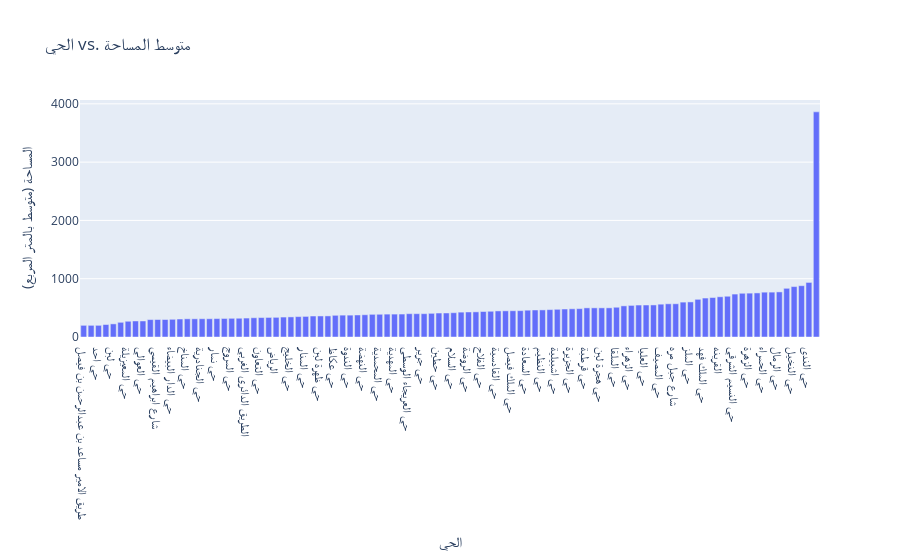

Notebook code for this chart:
### Code cell
# السعر الاجمالي
# المساحة
mean_area = villas.groupby('الحي')['المساحة'].mean().sort_values().reset_index()

fig = px.bar(mean_area, x='الحي', y='المساحة', labels={'الحي': 'الحي', 'المساحة': 'المساحة (متوسط بالمتر المربع)'}, title='الحي vs. متوسط المساحة')
fig.show()

### Figure 1 — Plotly figure (JSON) as saved in the notebook; plotly's stock layout.template omitted (floating-point values rounded to 4 significant figures)
{"data": [{"alignmentgroup": "True", "hovertemplate": "الحي=%{x}<br>المساحة (متوسط بالمتر المربع)=%{y}<extra></extra>", "legendgroup": "", "marker": {"color": "#636efa", "pattern": {"shape": ""}}, "name": "", "offsetgroup": "", "orientation": "v", "showlegend": false, "textposition": "auto", "type": "bar", "x": [" طريق الامير مساعد بن عبدالرحمن بن فيصل ", " حي العريجاء الغربية ", " حي احد ", " حي العريجاء الغربي ", " حي لبن ", " حي الملقا7541 ", " حي المعيزيلة ", " حي الحزم ", " حي العوالي ", " حي طيبة ", " شارع ابراهيم القيسي ", " حي الاسكان ", " حي الدار البيضاء ", " حي بدر ", " حي المناخ ", " حي ظهرة البديعة ", " حي الجنادرية ", " حي المونسية ", " حي نمار ", " حي اليرموك ", " حي المروج ", " حي طويق ", " الطريق الدائري الغربي ", " حي مطار الملك خالد الدولي ", " حي التعاون ", " حي النرجس ", " الرياض ", " حي الرحمانية ", " حي الخليج ", " حي الملك عبد العزيز ", " حي المنار ", " حي الملك عبدالعزيز ", " حي ظهرة لبن ", " حي القيروان ", " حي عكاظ ", " حي السويدي الغربي ", " حي الندوة ", " حي العقيق ", " حي النهضة ", " حي الوادي ", " حي المحمدية ", " حي الازدهار ", " حي المهدية ", " العيينة ", " حي العريجاء الوسطى ", " حي جامعة الملك سعود ", " حي جرير ", " حي الشفا ", " حي حطين ", " حي البيان ", " حي السلام ", " حي النسيم الغربي ", " حي الروضة ", " حي الصحافة ", " حي الفلاح ", " حي الفيحاء ", " حي القادسية ", " حي النفل ", " حي الملك فيصل ", " حي العزيزية ", " حي السعادة ", " حي الريان ", " حي النظيم ", " حي الياسمين ", " حي اشبيلية ", " حي الخالدية ", " حي الجزيرة ", " حي الربيع ", " حي قرطبة ", " حي شبرا ", " حي هجرة لبن ", " حي الاندلس ", " حي الملقا ", " حي المعيزلة ", " حي الزهراء ", " حي الروابي ", " حي العليا ", " حي الرفيعة ", " حي المصيف ", " حي القدس ", " شارع جبل مره ", " حي الشهداء ", " حي الملز ", " حي العارض ", " حي الملك فهد ", " حي الصفا ", " القرينه ", " حي صلاح الدين ", " حي النسيم الشرقي ", " شارع سعيد السلمي ", " حي الزهرة ", " حي الفاروق ", " حي الحمراء ", " حي الربوة ", " حي الرمال ", " حي النزهة ", " حي النخيل ", " حي غرناطة ", " حي الندى ", " حي الشرق "], "xaxis": "x", "y": [200, 200, 200, 214, 225, 252, 270, 274.8, 275, 298.7, 300, 300, 303.7, 308.8, 312, 312.1, 313.4, 313.4, 316, 317.9, 320.7, 321.8, 325, 330, 333.2, 335.5, 337.3, 342, 344.9, 350, 353.2, 360, 360.9, 362, 372.2, 375, 375, 378, 381.5, 389, 390, 392.5, 392.9, 393.8, 400, 400, 400, 406.1, 411.2, 411.9, 416.7, 426.4, 429.3, 431.2, 437.3, 441.4, 447.4, 448.8, 450.7, 452, 460, 463.3, 464.8, 469.9, 475.3, 480, 484, 486.7, 499.8, 500, 500, 500.3, 510.4, 534.3, 542, 548.3, 549, 550, 563, 569.6, 570, 598.5, 602, 646.4, 668.3, 677, 690, 699, 736.5, 750, 752.5, 756, 769.1, 769.8, 773.7, 835.3, 865, 880, 936.2, 3863.0], "yaxis": "y"}], "layout": {"barmode": "relative", "legend": {"tracegroupgap": 0}, "title": {"text": "الحي vs. متوسط المساحة"}, "xaxis": {"anchor": "y", "domain": [0, 1], "title": {"text": "الحي"}}, "yaxis": {"anchor": "x", "domain": [0, 1], "title": {"text": "المساحة (متوسط بالمتر المربع)"}}}}
